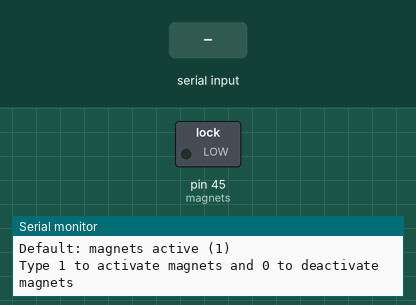
Simulated run of this sketch. Board: Arduino Mega 2560, built with avr-gcc and run on an emulated ATmega2560. On the bench: switched loads named in the sketch (green lamp = pin HIGH), the last lines printed to the serial monitor. The inputs (shaded band) are chosen by the test bench.

Above: at 1.2 s.
1.3 s: "0" received over Serial
At 2.4 s:
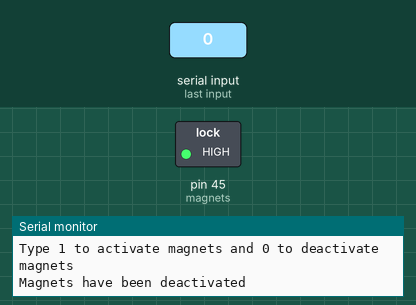
2.8 s: "1" received over Serial
At 3.5 s:
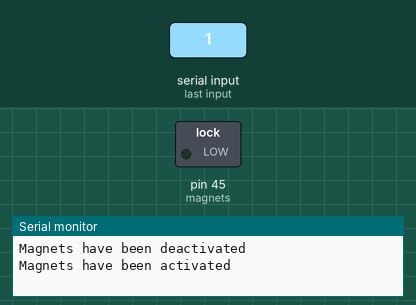
Timing chart, 0 to 5.8 s (numbered marks = the images above; inputs shaded):
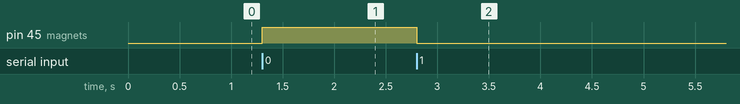

Measured:
- after the input at 1.3 s, pin 45 (magnets): LOW → HIGH at once
- after the input at 2.8 s, pin 45 (magnets): HIGH → LOW at once

The sketch:

Debug_Magnets.ino
```cpp
int magnets = 45;


void setup() {
  pinMode(magnets,OUTPUT);
  Serial.begin(38400);
  Serial.println("Default: magnets active (1)");
  Serial.println("Type 1 to activate magnets and 0 to deactivate magnets");

}

void loop() {
  int input;
  if(Serial.available()){
    input = (Serial.read());
    if(input=='1'){
      activate_Magnets();
      Serial.println("Magnets have been activated");
    }
    else if(input=='0'){
      deactivate_Magnets();
      Serial.println("Magnets have been deactivated");
    }
    else{
      Serial.println("Type 1 or 0");
    }
  }

}
bool activate_Magnets(){
  digitalWrite(magnets,LOW);
  return true;
}
bool deactivate_Magnets(){
  digitalWrite(magnets,HIGH);
  return false;
}
```
